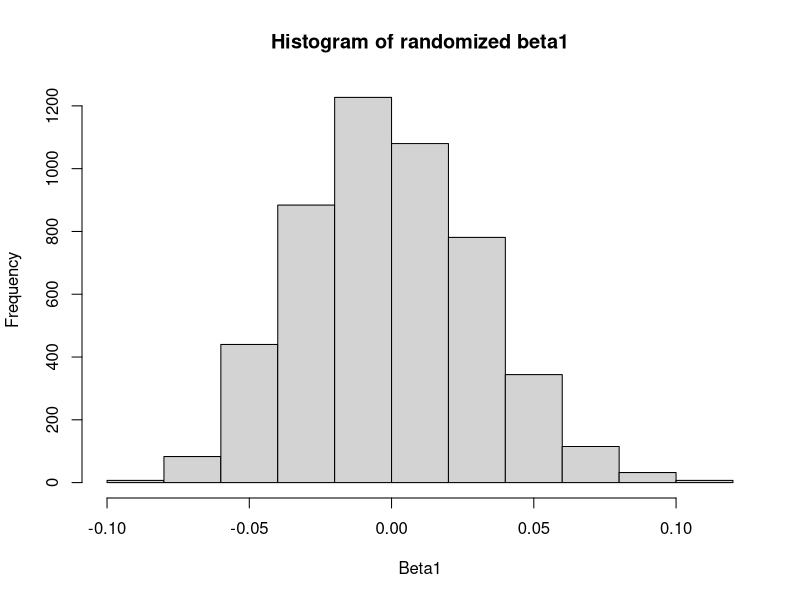
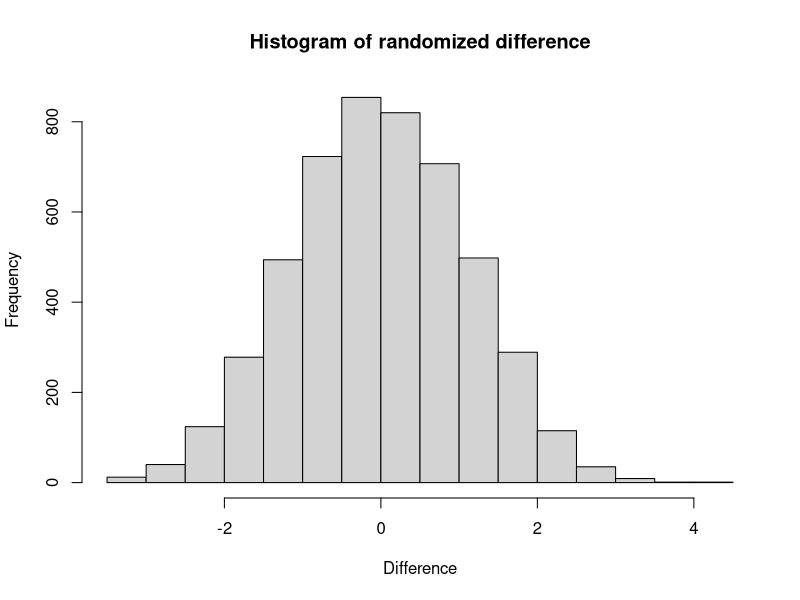

Generate these figures, in order, with R:
###### data setting ############################################
##### For exercise1
setwd("D:/MyGitHub/Computer_Intensive_Statistics_in_Ecology/data")

envi <- read.csv("enviANDdensity.csv", header=T) # load data
f <- envi$FishDensity..ind..1000m3. # fish density
c <- envi$CopepodDensity.ind..m3. # copepod density
n <- length(f) # sample size

##### For exercise2
cope <- read.csv("copepod_datasheet.csv", skip=1, header=T)
cope_cut <- cope[c(which(cope[, 2] == "Oncaea venusta"), which(cope[, 2] == "Canthocalanus pauper")), ]
rownames(cope_cut) <- cope_cut[, 2]
cope_cut <- cope_cut[, -c(1, 2)]
oncaea <- as.numeric(matrix(cope_cut[1, ]))
canthocalanus <- as.numeric(matrix(cope_cut[2, ]))



########## Exercise1

X <- cbind(rep(1, n), c) # regressor
b <- solve(t(X)%*%X)%*%t(X)%*%f # regression coefficients

pair <- cbind(f, c) # bind fish and copepod data
# write a function for randomization (on copepod), and computing regression coeffitions
rand.coeff <- function(x){
    X1 <- cbind(rep(1, n), c[order(runif(n, 0, 1))])
    b1 <- solve(t(X1)%*%X1)%*%t(X1)%*%f
    b1[2]
}

rand.b <- matrix(0, 1, 5000) # 0 matrix for randomized coeffitions
rand.b <- apply(rand.b, 2, FUN=function(x){x=rand.coeff()}) # generate 5000 randomized beta1

hist(rand.b, main="Histogram of randomized beta1", xlab="Beta1")
sum((b[2] - abs(rand.b)) <= 0)/5000 # p-value under 2-tailed test



########## Exercise2

diff <- mean(oncaea) - mean(canthocalanus) # original difference
# write a function for randomization (on all data), and computing the difference
rand.diff <- function(x){
    data <- c(oncaea, canthocalanus)
    n <- length(data)
    data <- data[order(runif(n, 0, 1))] # randomize the original data first
    newdata <- matrix(data[order(runif(n, 0, 1))], nrow=n/2) # randomly fill up the matrix
    mean(newdata[, 1]) - mean(newdata[, 2])
}

rand.d <- matrix(0, 1, 5000) # 0 matrix for randomized differences
rand.d <- apply(rand.d, 2, FUN=function(x){x=rand.diff()})

hist(rand.d, main="Histogram of randomized difference", xlab="Difference")
sum((diff - abs(rand.d)) <= 0)/5000 # p-value under 2-tailed test


